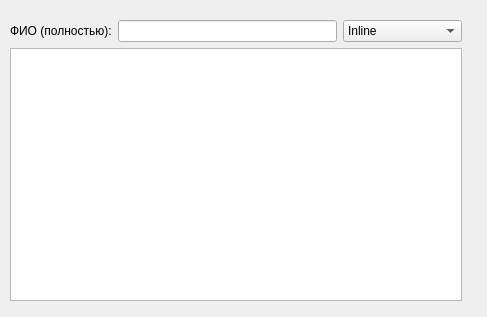
<?xml version="1.0" encoding="UTF-8"?>
<ui version="4.0">
 <class>Form1</class>
 <widget class="QWidget" name="Form1">
  <property name="geometry">
   <rect>
    <x>0</x>
    <y>0</y>
    <width>487</width>
    <height>317</height>
   </rect>
  </property>
  <property name="windowTitle">
   <string>Form</string>
  </property>
  <widget class="QWidget" name="layoutWidget">
   <property name="geometry">
    <rect>
     <x>10</x>
     <y>20</y>
     <width>452</width>
     <height>281</height>
    </rect>
   </property>
   <layout class="QVBoxLayout" name="verticalLayout_2">
    <item>
     <layout class="QVBoxLayout" name="verticalLayout">
      <item>
       <layout class="QHBoxLayout" name="horizontalLayout">
        <item>
         <widget class="QLabel" name="label">
          <property name="text">
           <string>ФИО (полностью):</string>
          </property>
         </widget>
        </item>
        <item>
         <widget class="QLineEdit" name="lineEdit"/>
        </item>
        <item>
         <widget class="QComboBox" name="comboBox">
          <item>
           <property name="text">
            <string>Inline</string>
           </property>
          </item>
          <item>
           <property name="text">
            <string>filtered popup</string>
           </property>
          </item>
          <item>
           <property name="text">
            <string>unfiltered popup</string>
           </property>
          </item>
         </widget>
        </item>
       </layout>
      </item>
     </layout>
    </item>
    <item>
     <widget class="QTreeView" name="treeView"/>
    </item>
    <item>
     <layout class="QHBoxLayout" name="horizontalLayout_2"/>
    </item>
   </layout>
  </widget>
 </widget>
 <resources/>
 <connections/>
</ui>
